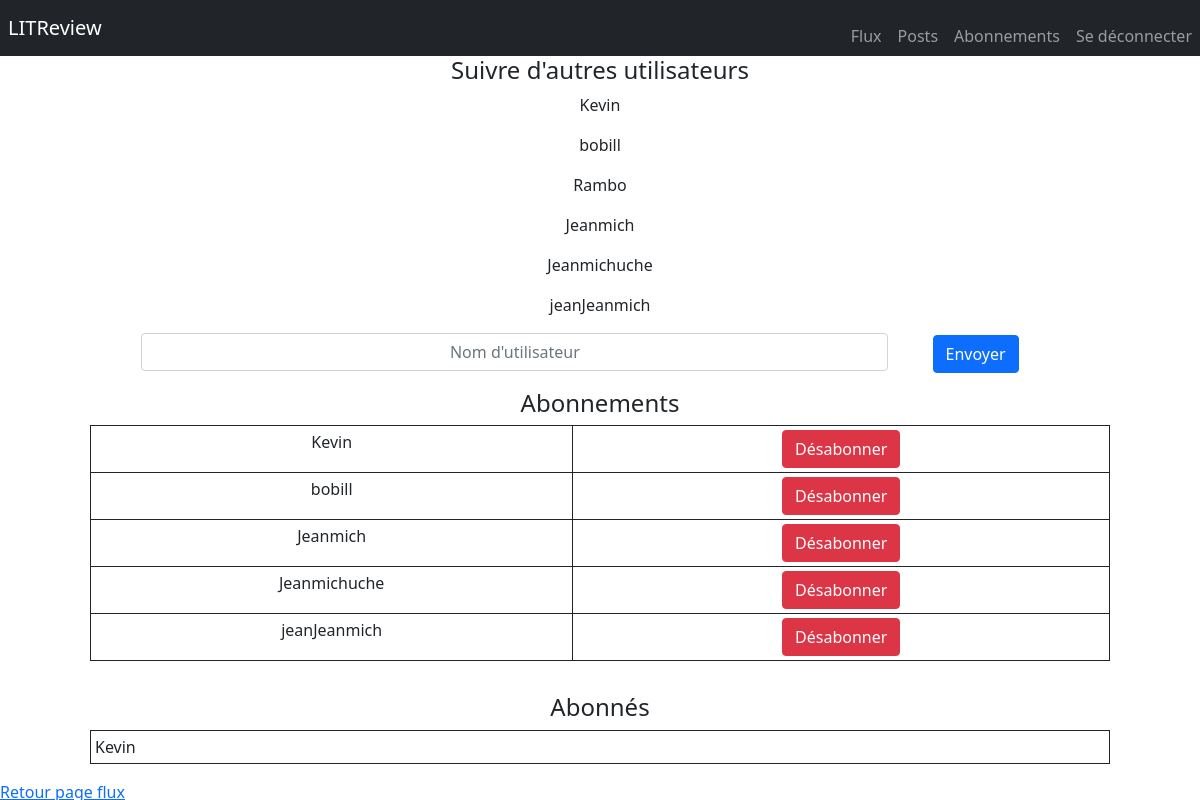
Screenshot of /follow/ (signed in) with the database file from the repository.
### litR_site/models.py (models this page shows)
class UserFollows(models.Model):
    user = models.ForeignKey(
        to=settings.AUTH_USER_MODEL,
        on_delete=models.CASCADE, related_name='following')
    followed_user = models.ForeignKey(
        to=settings.AUTH_USER_MODEL,
        on_delete=models.CASCADE, related_name='followed_user')
    class Meta:
        unique_together = ('user', 'followed_user', )

### litR_site/views.py (the view)
# urls.py: path('follow/', follow_users, name="follow"),
@login_required(login_url='home')
def follow_users(request):
    users = User.objects.all()
    if request.POST:
        username = request.POST['username']
        user = User.objects.get(username__exact=username)
        if user is not None:
            UserFollows.objects.create(user=request.user, followed_user=user)
    usersfollows = UserFollows.objects.filter(user__exact=request.user)
    followeds = UserFollows.objects.filter(followed_user__exact=request.user)
    return render(request, 'follow_users.html', {'usersfollows': usersfollows, 'followeds': followeds, 'users': users})

### litR_site/templates/follow_users.html (shortened to what this page needs)
{% extends "base_02.html" %}
{% load static %}
{% block content %}
    <div class="row">
	<div class="col-10 offset-1">
		<div class="row text-center mb-3">
			<h4>Suivre d'autres utilisateurs</h4>
            {% for user in users  %}
                <p>{{ user.username }}</p>
            {% endfor %}
			<form  method="post">
				<div class="col-9 d-inline-block">
					<input class="form-control text-center" type="text" name="username" placeholder="Nom d'utilisateur">
				</div>
				<div class="col-2 d-inline-block">
					<button class="btn btn-primary">Envoyer</button>
				</div>
			</form>
		</div>
		<div class="row text-center mb-3">
			<h4>Abonnements</h4>
			<table class="table table-sm table-bordered border-dark">
				<tbody>
					{% for usersfollow in usersfollows %}
					<tr>
						<td>{{ usersfollow.followed_user }}</td>
						<td><a href="{% url 'unfollow' usersfollow.id %}" class="btn btn-danger">Désabonner</a></td>
					</tr>
					{% endfor %}
				</tbody>
			</table>
		</div>
		<div class="row text-center">
			<h4>Abonnés</h4>
			<table class="table table-sm table-bordered border-dark text-start">
				<tbody>
					{% for followed in followeds  %}
					<tr>
						<td>{{ followed.user }}</td>
					</tr>
					{% endfor %}
				</tbody>
			</table>
		</div>
	</div>
        <a class="" href="{% url 'flux' %}" >Retour page flux</a>
</div>
{% endblock %}

### rows the page displays
UserFollows: followed_user "Kevin"
UserFollows: followed_user "bobill"
UserFollows: followed_user "Jeanmich"
UserFollows: followed_user "Jeanmichuche"
UserFollows: followed_user "jeanJeanmich"
UserFollows: user "Kevin"

### other values shown
{{ user.username }} "Kevin"
{{ user.username }} "bobill"
{{ user.username }} "Rambo"
{{ user.username }} "Jeanmich"
{{ user.username }} "Jeanmichuche"
{{ user.username }} "jeanJeanmich"
